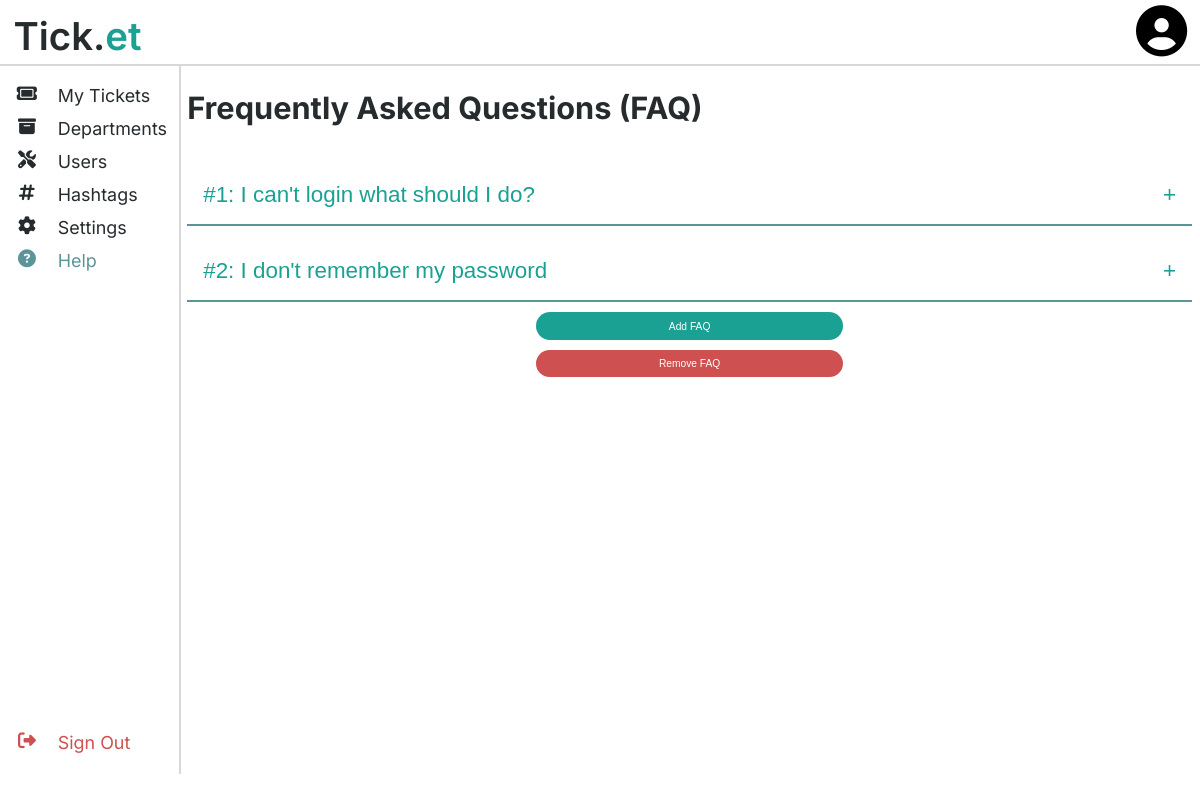
/index.php?page=help (signed in), run on the app's committed database.
### tables this page shows
CREATE TABLE FAQ (
    id INTEGER PRIMARY KEY AUTOINCREMENT NOT NULL,
    question STRING NOT NULL,
    answer STRING NOT NULL
);

### index.php (called while the page is built, shortened)
<?php
    include_once('./classes/session.php');
    $session = Session::getSession();
    if (isset($_GET['page'])) {
        switch ($_GET['page']) {
            case 'help': include_once("./pages/help.php"); break;
        }
    } else {
        if ($session->isLoggedIn()) die(header('Location: ./index.php?page=dashboard'));
        else die(header('Location: ./index.php?page=login'));
    }
    drawPage($_GET);
?>

### classes/faq.php (called while the page is built, shortened)
<?php
    class FAQ {
        private function __construct(int $id, string $question, string $answer) {
            $this->id = $id;
            $this->question = $question;
        }
        private static function fromArray(array $comment) : FAQ {
            return new FAQ((int) $comment['id'], $comment['question'], $comment['answer']);
        }
        public static function getAll(PDO $db) : array {
            $stmt = $db->prepare('SELECT * FROM FAQ');
            $stmt->execute();
            $faqs = $stmt->fetchAll();
            $faqArray = array();
            foreach ($faqs as $faq) {
                $faqArray[] = FAQ::fromArray($faq);
            }
            return $faqArray;
        }
    }
?>

### classes/session.php (called while the page is built, shortened)
<?php
    class Session {
        public function getMyRights(string $rights){
            return Session::getRights($_SESSION[Session::USERTYPE], $rights);
        }
        public static function getRights(string $userType, string $rights) {
            if($rights === User::USERTYPE_AGENT){
                return $userType === User::USERTYPE_AGENT or $userType === User::USERTYPE_ADMIN;
            }
            if($rights === User::USERTYPE_ADMIN){
                return $userType === User::USERTYPE_ADMIN;
            }
        }
    }
?>

### templates/faq.php (the view, shortened to what this page needs)
<?php
    require_once(dirname(__DIR__) . "/classes/faq.php");
    function drawFAQ(FAQ $faq) {
?>
<div id="<?=$faq->id?>" class="faq-item faq-collapsed">
    <button class="faq-question">
        #<?=$faq->id?>:
        <?=htmlentities($faq->question)?>
    </button>
</div>
<?php
    }
    ?>

### pages/help.php (shortened to what this page needs)
<?php
    require_once(dirname(__DIR__) . "/templates/header.php");
    require_once(dirname(__DIR__) . "/templates/sidebar.php");
    require_once(dirname(__DIR__) . "/templates/faq.php");
    require_once(dirname(__DIR__) . "/templates/toast.php");
    require_once(dirname(__DIR__) . "/classes/session.php");
    require_once(dirname(__DIR__) . "/classes/faq.php");
    $session = Session::getSession();
    function drawPage(array $getArray) {
        global $session;
        $db = getDatabaseConnection();
        $faqs = FAQ::getAll($db);
?>
<main class="main-sidebar">
    <div id="faq" class="page center-toast">
        <h1 id="faq-title" class="title">Frequently Asked Questions (FAQ)</h1>
        <?php
            foreach ($faqs as $faq) drawFAQ($faq);
            if ($session->getMyRights(User::USERTYPE_ADMIN)) { ?>
                <div class="big-button"><button id="faq-add-button">Add FAQ</button></div>
                <div class="big-button"><button id="faq-remove-button" class="red">Remove FAQ</button></div>
        <?php }
        ?>
    </div>
</main>
<?php
    }
?>

### css/include.css (style rules this page uses)
:root { --primary-background-color: #ffffffff; --secondary-background-color: #d7d7d7ff; --primary-color: #262b2dff; --secondary-color: #5c9599ff; --accent-color: #1aa193ff; --error-color: #ce5050ff; --warning-color: #ddc54fff; --success-color: #2ab75bff; --unselected-color: #a0a0a0ff; --header-height: 5em; --footer-height: 2em; --sidebar-width: 14em; --sidebar-mobile-width: 3em; --sidebar-padding: 15px; --margin-sides: 10em; }

### css/main.css (style rules this page uses)
body { font-family: 'Inter', sans-serif; background-color: var(--primary-background-color); color: var(--primary-color); }
.page { position: relative; margin: 0 var(--margin-sides); }
main { margin-top: var(--header-height); margin-bottom: var(--footer-height); }
main.main-sidebar { overflow: hidden; margin-left: var(--sidebar-width); }
.title { font-size: 3em; padding-top: 0.8em; padding-bottom: 0.8em; margin-block-start: 0; margin-block-end: 0; }

### css/faq.css (style rules this page uses)
button.faq-question { margin-top: 1rem; padding: 1rem; width: 100%; text-align: left; font-size: 1.4rem; color: var(--accent-color); background-color: transparent; border: none; border-bottom: 2px solid var(--secondary-color); }
.faq-item > .faq-question::after { content: "\2212"; float: right; }
.faq-item.faq-collapsed > .faq-question::after { content: '\002B'; float: right; }
.faq-item > .faq-answer-block, .faq-item > .faq-question { word-break: break-all; }

### css/button.css (style rules this page uses)
button:not(.faq-question):not(.ticket-page-submit):not(.user-page-submit):not(.profile-submit):not(.ticket-submit):not(.other-profile-submit) { padding: 0.8em; color: var(--primary-background-color); border: none; padding: 0.5em; border-radius: 2em; font-size: 1em; }
button:not(.red):not(.faq-question):not(.ticket-page-submit):not(.user-page-submit):not(.profile-submit):not(.ticket-submit):not(.other-profile-submit) { background-color: var(--accent-color); }
button.red { background-color: var(--error-color); }
div.big-button { font-size: 1em; margin-top: 1em; width: 100%; text-align: center; }
button#ticket-open-button, button#department-add-button, button#department-remove-button, button#hashtag-add-button, button#hashtag-remove-button, button#comment-add-button, button#faq-add-button, button#faq-remove-button { width: 30em; min-width: 15em; padding: 0.8em; }

### css/mobile.css (style rules this page uses)
@media only screen and (max-width: 1200px) { .page { position: relative; font-size: 0.8em; margin: 0; } }
@media only screen and (max-width: 1200px) { body { font-size: 0.8rem; } }
@media only screen and (max-width: 1200px) { button { font-size: 1em; } }

### data on the page
faq: id "1", question "I can't login what should I do?"
faq: id "2", question "I don't remember my password"
